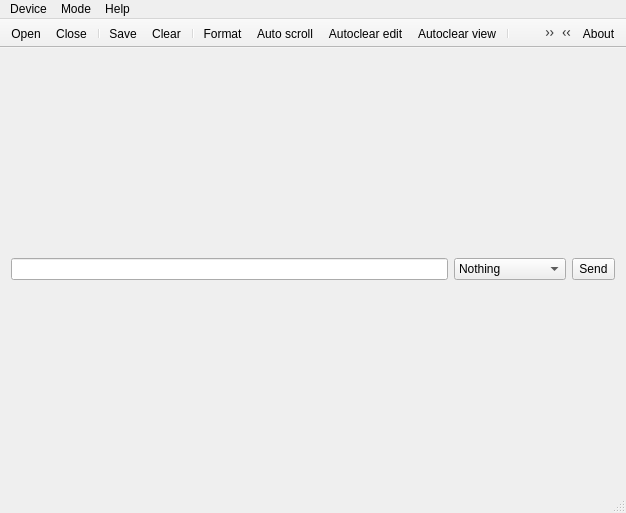
<?xml version="1.0" encoding="UTF-8"?>
<ui version="4.0">
 <class>MainWindow</class>
 <widget class="QMainWindow" name="MainWindow">
  <property name="geometry">
   <rect>
    <x>0</x>
    <y>0</y>
    <width>626</width>
    <height>513</height>
   </rect>
  </property>
  <property name="windowTitle">
   <string>Simple Serial Terminal</string>
  </property>
  <property name="windowIcon">
   <iconset theme="utilities-terminal">
    <normaloff>.</normaloff>.</iconset>
  </property>
  <widget class="QWidget" name="centralWidget">
   <layout class="QGridLayout" name="gridLayout">
    <item row="1" column="0">
     <widget class="QLineEdit" name="textEdit"/>
    </item>
    <item row="1" column="2">
     <widget class="QToolButton" name="sendButton">
      <property name="sizePolicy">
       <sizepolicy hsizetype="Preferred" vsizetype="Preferred">
        <horstretch>0</horstretch>
        <verstretch>0</verstretch>
       </sizepolicy>
      </property>
      <property name="text">
       <string>Send</string>
      </property>
      <property name="icon">
       <iconset theme="document-send">
        <normaloff>.</normaloff>.</iconset>
      </property>
     </widget>
    </item>
    <item row="1" column="1">
     <widget class="QComboBox" name="breakCombo">
      <item>
       <property name="text">
        <string>Nothing</string>
       </property>
      </item>
      <item>
       <property name="text">
        <string>New line</string>
       </property>
      </item>
      <item>
       <property name="text">
        <string>Carriage return</string>
       </property>
      </item>
     </widget>
    </item>
    <item row="0" column="0" colspan="3">
     <layout class="QHBoxLayout" name="horizontalLayout">
      <property name="spacing">
       <number>0</number>
      </property>
     </layout>
    </item>
   </layout>
  </widget>
  <widget class="QMenuBar" name="menuBar">
   <property name="geometry">
    <rect>
     <x>0</x>
     <y>0</y>
     <width>626</width>
     <height>21</height>
    </rect>
   </property>
   <widget class="QMenu" name="menuDevice">
    <property name="title">
     <string>Device</string>
    </property>
    <addaction name="actionOpen"/>
    <addaction name="actionClose"/>
    <addaction name="actionFormat"/>
    <addaction name="separator"/>
    <addaction name="actionExit"/>
   </widget>
   <widget class="QMenu" name="menuHelp">
    <property name="title">
     <string>Help</string>
    </property>
    <addaction name="actionAbout"/>
   </widget>
   <widget class="QMenu" name="menuMode">
    <property name="title">
     <string>Mode</string>
    </property>
    <addaction name="actionTextmode"/>
    <addaction name="actionRawmode"/>
    <addaction name="actionPlotmode"/>
   </widget>
   <addaction name="menuDevice"/>
   <addaction name="menuMode"/>
   <addaction name="menuHelp"/>
  </widget>
  <widget class="QToolBar" name="mainTool">
   <property name="windowTitle">
    <string>Tools</string>
   </property>
   <property name="movable">
    <bool>false</bool>
   </property>
   <property name="floatable">
    <bool>false</bool>
   </property>
   <attribute name="toolBarArea">
    <enum>TopToolBarArea</enum>
   </attribute>
   <attribute name="toolBarBreak">
    <bool>false</bool>
   </attribute>
   <addaction name="actionOpen"/>
   <addaction name="actionClose"/>
   <addaction name="separator"/>
   <addaction name="actionSave"/>
   <addaction name="actionClear"/>
   <addaction name="separator"/>
   <addaction name="actionFormat"/>
   <addaction name="actionAutoscroll"/>
   <addaction name="actionAutoclearedit"/>
   <addaction name="actionAutoclearview"/>
   <addaction name="separator"/>
   <addaction name="actionZoomin"/>
   <addaction name="actionZoomout"/>
   <addaction name="actionZoomfit"/>
  </widget>
  <widget class="QToolBar" name="helpTool">
   <property name="windowTitle">
    <string>Support</string>
   </property>
   <property name="layoutDirection">
    <enum>Qt::RightToLeft</enum>
   </property>
   <property name="movable">
    <bool>false</bool>
   </property>
   <property name="floatable">
    <bool>false</bool>
   </property>
   <attribute name="toolBarArea">
    <enum>TopToolBarArea</enum>
   </attribute>
   <attribute name="toolBarBreak">
    <bool>false</bool>
   </attribute>
   <addaction name="actionAbout"/>
   <addaction name="actionExit"/>
  </widget>
  <widget class="QStatusBar" name="statusBar"/>
  <action name="actionOpen">
   <property name="icon">
    <iconset theme="network-wired">
     <normaloff>.</normaloff>.</iconset>
   </property>
   <property name="text">
    <string>Open</string>
   </property>
   <property name="shortcut">
    <string>Ctrl+O</string>
   </property>
  </action>
  <action name="actionClose">
   <property name="icon">
    <iconset theme="network-offline">
     <normaloff>.</normaloff>.</iconset>
   </property>
   <property name="text">
    <string>Close</string>
   </property>
   <property name="shortcut">
    <string>Ctrl+Q</string>
   </property>
  </action>
  <action name="actionExit">
   <property name="icon">
    <iconset theme="exit">
     <normaloff>.</normaloff>.</iconset>
   </property>
   <property name="text">
    <string>Exit</string>
   </property>
  </action>
  <action name="actionAbout">
   <property name="icon">
    <iconset theme="help-about">
     <normaloff>.</normaloff>.</iconset>
   </property>
   <property name="text">
    <string>About</string>
   </property>
   <property name="shortcut">
    <string>F1</string>
   </property>
  </action>
  <action name="actionAutoclearedit">
   <property name="checkable">
    <bool>true</bool>
   </property>
   <property name="icon">
    <iconset theme="edit-clear">
     <normaloff>.</normaloff>.</iconset>
   </property>
   <property name="text">
    <string>Autoclear edit</string>
   </property>
   <property name="shortcut">
    <string>F2</string>
   </property>
  </action>
  <action name="actionClear">
   <property name="icon">
    <iconset theme="edit-delete">
     <normaloff>.</normaloff>.</iconset>
   </property>
   <property name="text">
    <string>Clear</string>
   </property>
   <property name="shortcut">
    <string>F5</string>
   </property>
  </action>
  <action name="actionAutoscroll">
   <property name="checkable">
    <bool>true</bool>
   </property>
   <property name="icon">
    <iconset theme="go-down">
     <normaloff>.</normaloff>.</iconset>
   </property>
   <property name="text">
    <string>Auto scroll</string>
   </property>
  </action>
  <action name="actionTextmode">
   <property name="checkable">
    <bool>true</bool>
   </property>
   <property name="icon">
    <iconset theme="tools-check-spelling">
     <normaloff>.</normaloff>.</iconset>
   </property>
   <property name="text">
    <string>Text mode</string>
   </property>
  </action>
  <action name="actionSave">
   <property name="icon">
    <iconset theme="document-save">
     <normaloff>.</normaloff>.</iconset>
   </property>
   <property name="text">
    <string>Save</string>
   </property>
   <property name="shortcut">
    <string>Ctrl+S</string>
   </property>
  </action>
  <action name="actionFormat">
   <property name="icon">
    <iconset theme="preferences-system">
     <normaloff>.</normaloff>.</iconset>
   </property>
   <property name="text">
    <string>Format</string>
   </property>
  </action>
  <action name="actionRawmode">
   <property name="checkable">
    <bool>true</bool>
   </property>
   <property name="icon">
    <iconset theme="zoom-original">
     <normaloff>.</normaloff>.</iconset>
   </property>
   <property name="text">
    <string>Raw mode</string>
   </property>
  </action>
  <action name="actionPlotmode">
   <property name="checkable">
    <bool>true</bool>
   </property>
   <property name="icon">
    <iconset theme="zoom-fit-best">
     <normaloff>.</normaloff>.</iconset>
   </property>
   <property name="text">
    <string>Plot mode</string>
   </property>
  </action>
  <action name="actionAutoclearview">
   <property name="checkable">
    <bool>true</bool>
   </property>
   <property name="icon">
    <iconset theme="edit-cut">
     <normaloff>.</normaloff>.</iconset>
   </property>
   <property name="text">
    <string>Autoclear view</string>
   </property>
   <property name="shortcut">
    <string>F3</string>
   </property>
  </action>
  <action name="actionZoomin">
   <property name="icon">
    <iconset theme="zoom-in">
     <normaloff>.</normaloff>.</iconset>
   </property>
   <property name="text">
    <string>Zoom in</string>
   </property>
   <property name="shortcut">
    <string>+</string>
   </property>
  </action>
  <action name="actionZoomout">
   <property name="icon">
    <iconset theme="zoom-out">
     <normaloff>.</normaloff>.</iconset>
   </property>
   <property name="text">
    <string>Zoom out</string>
   </property>
   <property name="shortcut">
    <string>-</string>
   </property>
  </action>
  <action name="actionZoomfit">
   <property name="icon">
    <iconset theme="zoom-fit-best">
     <normaloff>.</normaloff>.</iconset>
   </property>
   <property name="text">
    <string>Zoom fit</string>
   </property>
   <property name="shortcut">
    <string>F6</string>
   </property>
  </action>
 </widget>
 <layoutdefault spacing="6" margin="11"/>
 <tabstops>
  <tabstop>textEdit</tabstop>
  <tabstop>breakCombo</tabstop>
  <tabstop>sendButton</tabstop>
 </tabstops>
 <resources/>
 <connections>
  <connection>
   <sender>textEdit</sender>
   <signal>returnPressed()</signal>
   <receiver>MainWindow</receiver>
   <slot>writeData()</slot>
   <hints>
    <hint type="sourcelabel">
     <x>462</x>
     <y>504</y>
    </hint>
    <hint type="destinationlabel">
     <x>541</x>
     <y>615</y>
    </hint>
   </hints>
  </connection>
  <connection>
   <sender>sendButton</sender>
   <signal>clicked()</signal>
   <receiver>MainWindow</receiver>
   <slot>writeData()</slot>
   <hints>
    <hint type="sourcelabel">
     <x>597</x>
     <y>488</y>
    </hint>
    <hint type="destinationlabel">
     <x>601</x>
     <y>555</y>
    </hint>
   </hints>
  </connection>
  <connection>
   <sender>actionExit</sender>
   <signal>triggered()</signal>
   <receiver>MainWindow</receiver>
   <slot>close()</slot>
   <hints>
    <hint type="sourcelabel">
     <x>-1</x>
     <y>-1</y>
    </hint>
    <hint type="destinationlabel">
     <x>312</x>
     <y>256</y>
    </hint>
   </hints>
  </connection>
  <connection>
   <sender>actionClear</sender>
   <signal>triggered()</signal>
   <receiver>MainWindow</receiver>
   <slot>clearData()</slot>
   <hints>
    <hint type="sourcelabel">
     <x>-1</x>
     <y>-1</y>
    </hint>
    <hint type="destinationlabel">
     <x>312</x>
     <y>256</y>
    </hint>
   </hints>
  </connection>
  <connection>
   <sender>actionSave</sender>
   <signal>triggered()</signal>
   <receiver>MainWindow</receiver>
   <slot>saveData()</slot>
   <hints>
    <hint type="sourcelabel">
     <x>-1</x>
     <y>-1</y>
    </hint>
    <hint type="destinationlabel">
     <x>312</x>
     <y>256</y>
    </hint>
   </hints>
  </connection>
  <connection>
   <sender>actionFormat</sender>
   <signal>triggered()</signal>
   <receiver>MainWindow</receiver>
   <slot>formatData()</slot>
   <hints>
    <hint type="sourcelabel">
     <x>-1</x>
     <y>-1</y>
    </hint>
    <hint type="destinationlabel">
     <x>312</x>
     <y>256</y>
    </hint>
   </hints>
  </connection>
  <connection>
   <sender>actionClose</sender>
   <signal>triggered()</signal>
   <receiver>MainWindow</receiver>
   <slot>closeClicked()</slot>
   <hints>
    <hint type="sourcelabel">
     <x>-1</x>
     <y>-1</y>
    </hint>
    <hint type="destinationlabel">
     <x>312</x>
     <y>256</y>
    </hint>
   </hints>
  </connection>
 </connections>
 <slots>
  <slot>writeData()</slot>
  <slot>clearData()</slot>
  <slot>saveData()</slot>
  <slot>formatData()</slot>
  <slot>closeClicked()</slot>
 </slots>
</ui>
